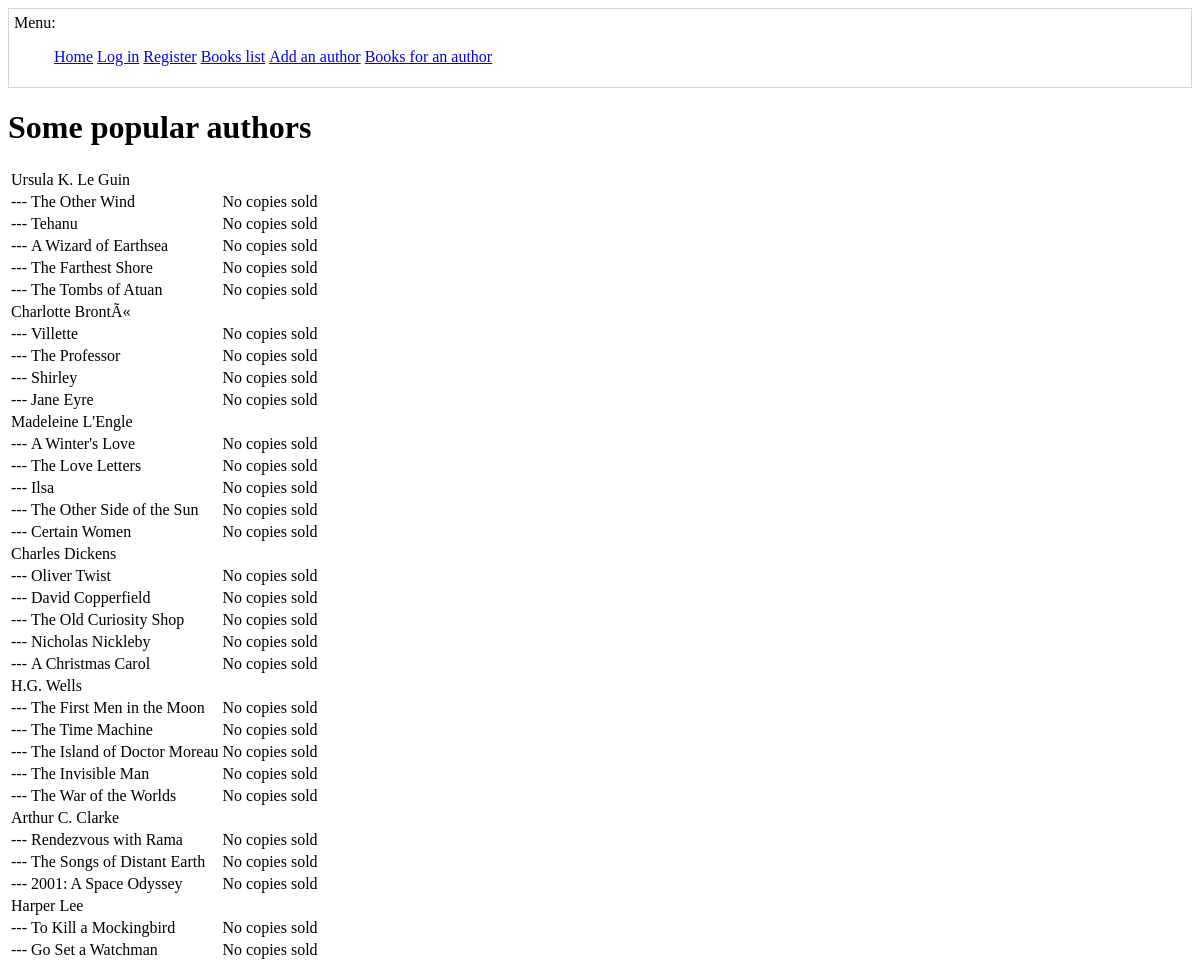
/books, run on the app's committed database.
### 12 Users/models.py (models this page shows, shortened)
class Author(db.Model):
    __tablename__ = 'author'
    id = db.Column(db.Integer, primary_key=True)
    name = db.Column(db.String)
    year_of_birth = db.Column(db.Integer)

class Book(db.Model):
    __tablename__ = 'book'
    id = db.Column(db.Integer, primary_key=True)
    title = db.Column(db.String)
    year_of_publication = db.Column(db.Integer)
    author_id = db.Column(db.Integer, db.ForeignKey('author.id'))
    author = db.relationship(Author)
    copies_sold = db.Column(db.Integer, default=0)

### 12 Users/app.py (the view)
@app.route('/books')
def list_books():
    books_by_author = {
        author: Book.query.filter(Book.author == author)
        for author in Author.query.all()
    }
    return render_template('books.html', authors=Author.query.all(), books_by_author=books_by_author)

### 12 Users/templates/books.html (shortened to what this page needs)
{% extends "base.html" %}
{% block body %}
    <h1>Some popular authors</h1>
    <table>
        {% for author in authors %}
            <tr>
                <td colspan="3">
                    {{ author.name }}
                </td>
            </tr>
            {% for book in books_by_author[author] %}
                <tr><td>---</td>
                    <td>
                        {{ book.title}}
                    </td>
                    <td>
                        {% if book.copies_sold %}
                            {{ book.copies_sold}}
                        {% else %}
                            No
                        {% endif %}
                        copies sold
                    </td>
                </tr>
            {% endfor %}
        {% endfor %}
    </table>
{% endblock %}

### 12 Users/templates/base.html (shortened to what this page needs)
<html>
        <link rel="stylesheet" type="text/css" href="{{ url_for('static', filename='main.css') }}">
    <body>
        <div id="menu">
            <p>Menu:</p>
            <ul>
                <li><a href="/">Home</a></li>
                {% if not current_user.is_authenticated %}
                    <li><a href="/login">Log in</a></li>
                    <li><a href="/register">Register</a></li>
                {% else %}
                    <li><a href="/logout">Log out</a></li>
                {% endif %}
                <li><a href="/books">Books list</a></li>
                <li><a href="/new_author">Add an author</a></li>
                <li><a href="/books_for_author">Books for an author</a></li>
            </ul>
        </div>
        {% block body %}
        {% endblock %}
    </body>
</html>

### 12 Users/static/main.css (style rules this page uses)
#menu { border: 1px solid lightgray; padding: 5px; }
#menu li { list-style-type: none; display: inline; }
#menu p { display: inline; }

### data on the page
Author: name "Ursula K. Le Guin"
Book: title "The Other Wind", shows "No"
Book: title "Tehanu", shows "No"
Book: title "A Wizard of Earthsea", shows "No"
Book: title "The Farthest Shore", shows "No"
Book: title "The Tombs of Atuan", shows "No"
Author: name "Charlotte BrontÃ«"
Book: title "Villette", shows "No"
Book: title "The Professor", shows "No"
Book: title "Shirley", shows "No"
Book: title "Jane Eyre", shows "No"
Author: name "Madeleine L'Engle"
Book: title "A Winter's Love", shows "No"
Book: title "The Love Letters", shows "No"
Book: title "Ilsa", shows "No"
Book: title "The Other Side of the Sun", shows "No"
Book: title "Certain Women", shows "No"
Author: name "Charles Dickens"
Book: title "Oliver Twist", shows "No"
Book: title "David Copperfield", shows "No"
Book: title "The Old Curiosity Shop", shows "No"
Book: title "Nicholas Nickleby", shows "No"
Book: title "A Christmas Carol", shows "No"
Author: name "H.G. Wells"
Book: title "The First Men in the Moon", shows "No"
Book: title "The Time Machine", shows "No"
Book: title "The Island of Doctor Moreau", shows "No"
Book: title "The Invisible Man", shows "No"
Book: title "The War of the Worlds", shows "No"
Author: name "Arthur C. Clarke"
Book: title "Rendezvous with Rama", shows "No"
Book: title "The Songs of Distant Earth", shows "No"
Book: title "2001: A Space Odyssey", shows "No"
Author: name "Harper Lee"
Book: title "To Kill a Mockingbird", shows "No"
Book: title "Go Set a Watchman", shows "No"
